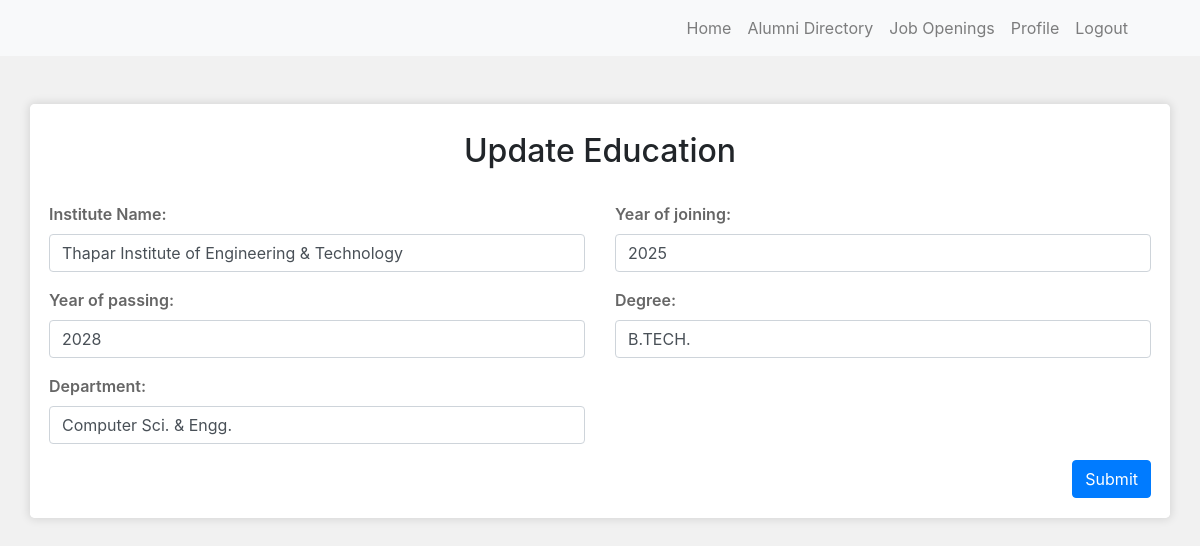
Screenshot of /editEducation/1/ (signed in) with the database file from the repository.
### website/models.py (models this page shows, shortened)
class Education(models.Model):
    id = models.AutoField(primary_key=True)
    user = models.ForeignKey(Account, on_delete=models.CASCADE)
    instituteName = models.CharField(max_length=500)
    joinYear = models.CharField(max_length=100)
    passYear = models.CharField(max_length=100)
    degree = models.CharField(max_length=100)
    department = models.CharField(max_length=100)

### website/views.py (the view)
# urls.py: path('editEducation/<int:edu_id>/', views.editEducation, name="editEducation"),
@login_required(login_url='login')
def editEducation(request, edu_id):
    try:
        education = get_object_or_404(Education, id=edu_id)
    except Http404:
        return redirect('/profile/')
    editEdu_form = EditEducationForm(request.POST or None, instance=education)
    if editEdu_form.is_valid():
        education = editEdu_form.save(commit=False)
        education.user = request.user
        education.save()
        messages.success(request, 'Education Updated successfully!')
        return redirect('/profile/')
    if education.user != request.user:
        return redirect('/profile/')
    context = {
        'education': education,
        'editEdu_form': editEdu_form
    }
    return render(request, 'editEducation.html', context)

### website/forms.py
class EditEducationForm(forms.ModelForm):
    instituteName = forms.CharField(label="Institute Name", widget=forms.TextInput(attrs={'class': 'form-control'}))
    joinYear = forms.CharField(label="Year of joining", widget=forms.NumberInput(attrs={'class': 'form-control'}))
    passYear = forms.CharField(label="Year of passing", widget=forms.NumberInput(attrs={'class': 'form-control'}))
    degree = forms.CharField(label="Degree", widget=forms.TextInput(attrs={'class': 'form-control'}))
    department = forms.CharField(label="Department", widget=forms.TextInput(attrs={'class': 'form-control'}))
    class Meta:
        model = Education
        fields = ('instituteName', 'joinYear', 'passYear', 'degree', 'department')

### templates/editEducation.html (shortened to what this page needs)
{% extends 'base.html' %}
{% load static %}
{% block content %}
<div class="signup container mt-5 bg-white">
    <form method="post">
        <div class="row jumbotron p-1 bg-white">
            <div class="col-sm-12 my-4">
                <h2 class="text-center">Update Education</h2>
            </div>
            {% for field in editEdu_form %}
            <div class="col-sm-6 form-group mb-3">
                <label class="p-0 m-0">{{field.label_tag}}</label>
                {{field}}
            </div>
            {% endfor %}
            <div class="col-sm-12 form-group mb-3">
                <button class="btn btn-primary float-right">Submit</button>
            </div>
        </div>
    </form>
</div>
{% endblock %}

### static/style.css (style rules this page uses)
* { margin: 0; padding: 0; box-sizing: border-box; }
body { background: #f1f1f1; }
input, button, textarea, select { box-shadow: none !important; }
.signup { border-radius: 5px; box-shadow: 0 0 8px 2px rgba(0, 0, 0, 0.1); }
.signup label { font-weight: 600; color: #666; }

### rows the page displays
Education: editEdu_form "Thapar Institute of Engineering & Technology" "2025" "2028" "B.TECH." "Computer Sci. & Engg."

### other values shown
{{ field.label_tag }} "Institute Name:" "Year of joining:" "Year of passing:" "Degree:" "Department:"
